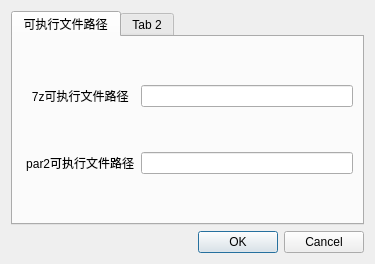
<?xml version="1.0" encoding="UTF-8"?>
<ui version="4.0">
 <class>Dialog</class>
 <widget class="QDialog" name="Dialog">
  <property name="geometry">
   <rect>
    <x>0</x>
    <y>0</y>
    <width>375</width>
    <height>264</height>
   </rect>
  </property>
  <property name="windowTitle">
   <string>Dialog</string>
  </property>
  <layout class="QGridLayout" name="gridLayout">
   <item row="0" column="0">
    <layout class="QVBoxLayout" name="verticalLayout">
     <item>
      <widget class="QTabWidget" name="tabWidget">
       <property name="focusPolicy">
        <enum>Qt::NoFocus</enum>
       </property>
       <property name="currentIndex">
        <number>0</number>
       </property>
       <widget class="QWidget" name="bin_file_path_option">
        <attribute name="title">
         <string>可执行文件路径</string>
        </attribute>
        <layout class="QGridLayout" name="gridLayout_2">
         <item row="0" column="0">
          <widget class="QLabel" name="label">
           <property name="text">
            <string> 7z可执行文件路径</string>
           </property>
           <property name="alignment">
            <set>Qt::AlignCenter</set>
           </property>
          </widget>
         </item>
         <item row="0" column="1">
          <widget class="QLineEdit" name="lineEdit"/>
         </item>
         <item row="1" column="0">
          <widget class="QLabel" name="label_2">
           <property name="text">
            <string> par2可执行文件路径</string>
           </property>
           <property name="alignment">
            <set>Qt::AlignCenter</set>
           </property>
          </widget>
         </item>
         <item row="1" column="1">
          <widget class="QLineEdit" name="lineEdit_2"/>
         </item>
        </layout>
       </widget>
       <widget class="QWidget" name="tab_2">
        <attribute name="title">
         <string>Tab 2</string>
        </attribute>
       </widget>
      </widget>
     </item>
     <item>
      <widget class="QDialogButtonBox" name="buttonBox">
       <property name="orientation">
        <enum>Qt::Horizontal</enum>
       </property>
       <property name="standardButtons">
        <set>QDialogButtonBox::Cancel|QDialogButtonBox::Ok</set>
       </property>
      </widget>
     </item>
    </layout>
   </item>
  </layout>
 </widget>
 <resources/>
 <connections>
  <connection>
   <sender>buttonBox</sender>
   <signal>accepted()</signal>
   <receiver>Dialog</receiver>
   <slot>accept()</slot>
   <hints>
    <hint type="sourcelabel">
     <x>248</x>
     <y>254</y>
    </hint>
    <hint type="destinationlabel">
     <x>157</x>
     <y>274</y>
    </hint>
   </hints>
  </connection>
  <connection>
   <sender>buttonBox</sender>
   <signal>rejected()</signal>
   <receiver>Dialog</receiver>
   <slot>reject()</slot>
   <hints>
    <hint type="sourcelabel">
     <x>316</x>
     <y>260</y>
    </hint>
    <hint type="destinationlabel">
     <x>286</x>
     <y>274</y>
    </hint>
   </hints>
  </connection>
 </connections>
</ui>
